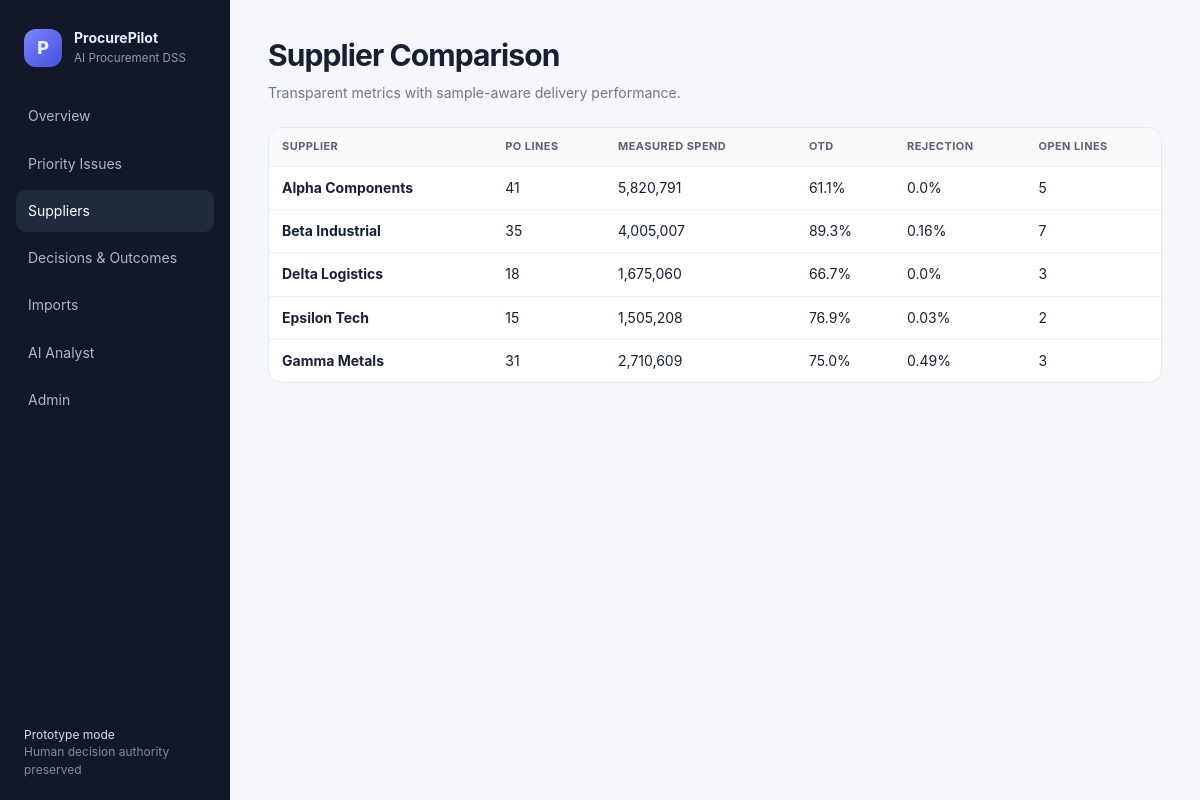
The app's page /suppliers with its own data.
### tables this page shows
CREATE TABLE po_lines (
            id INTEGER PRIMARY KEY AUTOINCREMENT,
            import_id INTEGER NOT NULL,
            source_row INTEGER,
            po_id TEXT,
            po_line TEXT,
            supplier_id TEXT,
            supplier_name TEXT,
            category TEXT,
            order_date TEXT,
            promised_date TEXT,
            actual_receipt_date TEXT,
            ordered_quantity REAL,
            received_quantity REAL,
            rejected_quantity REAL,
            unit_price REAL,
            currency TEXT,
            uom TEXT,
            status TEXT,
            compliance TEXT,
            FOREIGN KEY(import_id) REFERENCES imports(id)
        );

### app/main.py (the view)
@app.get("/suppliers", response_class=HTMLResponse)
def suppliers(request:Request):
    imp=latest_import_id(); rows=supplier_summary(imp) if imp else []
    return templates.TemplateResponse("suppliers.html",{"request":request,"page":"suppliers","suppliers":rows,"import_id":imp})

### app/templates/suppliers.html
{% extends 'base.html' %}{% block content %}<div class="top"><div><h1>Supplier Comparison</h1><p>Transparent metrics with sample-aware delivery performance.</p></div></div><div class="table-wrap"><table><thead><tr><th>Supplier</th><th>PO lines</th><th>Measured spend</th><th>OTD</th><th>Rejection</th><th>Open lines</th></tr></thead><tbody>{% for s in suppliers %}<tr><td><strong>{{s.supplier}}</strong></td><td>{{s.po_lines}}</td><td>{{'{:,.0f}'.format(s.spend)}}</td><td>{{s.otd if s.otd is not none else 'Not ready'}}{% if s.otd is not none %}%{% endif %}</td><td>{{s.rejection if s.rejection is not none else '—'}}{% if s.rejection is not none %}%{% endif %}</td><td>{{s.open_lines}}</td></tr>{% else %}<tr><td colspan="6">No supplier data loaded.</td></tr>{% endfor %}</tbody></table></div>{% endblock %}

### app/static/app.css (style rules this page uses)
:root { --bg:#f5f7fb;--ink:#172033;--muted:#6e7788;--line:#e4e8f0;--nav:#111827;--accent:#5b67f1;--good:#138a5b;--warn:#b7791f;--bad:#b42318;--card:#fff }
* { box-sizing:border-box }
body { margin:0;font:14px/1.45 Inter,ui-sans-serif,system-ui,-apple-system,BlinkMacSystemFont,"Segoe UI",sans-serif;background:var(--bg);color:var(--ink) }
.top { display:flex;justify-content:space-between;align-items:flex-start;gap:20px;margin-bottom:24px }
.top h1 { font-size:30px;margin:0 0 5px;letter-spacing:-.03em }
.top p { margin:0;color:var(--muted);max-width:820px }
.table-wrap { overflow:auto;background:#fff;border:1px solid var(--line);border-radius:14px }
table { border-collapse:collapse;width:100%;min-width:680px }
th,td { text-align:left;padding:11px 13px;border-bottom:1px solid #edf0f4;vertical-align:top }
th { background:#f9fafc;color:#596273;font-size:11px;text-transform:uppercase;letter-spacing:.04em }
tr:last-child td { border-bottom:0 }

### records on screen
po_lines: supplier "Alpha Components", po_lines "41", spend "5,820,791", otd "61.1", rejected_quantity "0.0", open_lines "5"
po_lines: supplier "Beta Industrial", po_lines "35", spend "4,005,007", otd "89.3", rejection "0.16", open_lines "7"
po_lines: supplier "Delta Logistics", po_lines "18", spend "1,675,060", otd "66.7", rejected_quantity "0.0", open_lines "3"
po_lines: supplier "Epsilon Tech", po_lines "15", spend "1,505,208", otd "76.9", rejection "0.03", open_lines "2"
po_lines: supplier "Gamma Metals", po_lines "31", spend "2,710,609", otd "75.0", rejection "0.49", open_lines "3"
